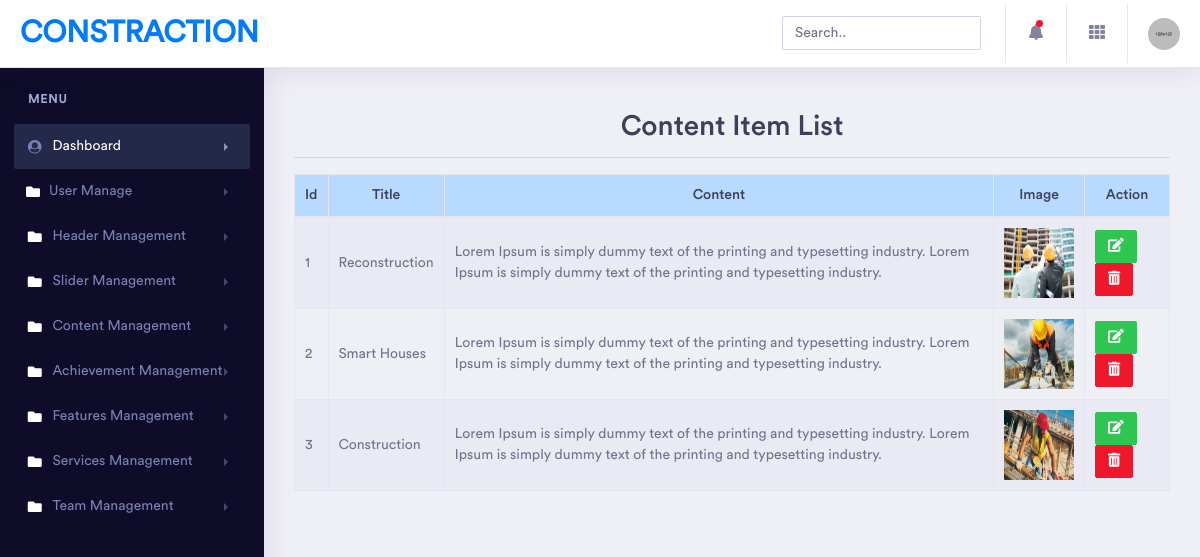
Screenshot of /backEnd/index.php?page=content_view (signed in) with the database file from the repository.
### tables this page shows
CREATE TABLE `content` (
  `id` int(11) NOT NULL,
  `title` varchar(40) DEFAULT NULL,
  `content` varchar(1000) DEFAULT NULL,
  `image` varchar(150) DEFAULT NULL
);

### backEnd/content/content_view.php (the view)
<?php
    $databasehost='localhost';
    $databaseuser='root';
    $databasepassword='';
    $databasename='blog';
    $conn=mysqli_connect($databasehost,$databaseuser,$databasepassword,$databasename);
?>
  <?php
    $sql="SELECT * FROM content";
    $result=mysqli_query($conn,$sql);
  ?>
  <br>
  <h2 class="text-center ">Content Item List</h2><hr>
<table class="table table-striped table-bordered table-hover">
  <thead>
    <tr class="table-primary text-center">
      <th scope="col">Id</th>
      <th scope="col">Title</th>
      <th scope="col">Content</th>
      <th scope="col">Image</th>
      <th scope="col">Action</th>
    </tr>
  </thead>
  <tbody>
      <?php
        foreach ($result as $key => $single_result) {
          ?>
          <tr class="">
          <td class="colspan"><?php echo $key+1?></td>
          <td class="colspan"><?php echo $single_result['title']?></td>
          <td class="colspan"><?php echo $single_result['content']?></td>
          <td class="colspan"><img src="<?php echo $single_result['image']?>" height="70" width="70" alt=""></td>
          <td>
           <button class="btn btn-success btn-sm"><a href="index.php?page=content_update&&id=<?php echo $single_result['id'] ?>" class="text-white"><i class="fas fa-edit"></i></a>
            </button>
            <button class="btn btn-danger btn-sm"><a href="index.php?page=content_delete&&id=<?php echo $single_result['id']?>" class="text-white" onclick="return confirm();"><i class="fas fa-trash-alt"></i></a>
            </button>
          </td>
          </tr>
      <?php
        }
      ?>
  </tbody>
</table>

### rows the page displays
content: title "Reconstruction", content "Lorem Ipsum is simply dummy text of the printing and typesetting industry. Lorem Ipsum is simply dummy text of the printing and typesetting industry.", image (picture)
content: title "Smart Houses", content "Lorem Ipsum is simply dummy text of the printing and typesetting industry. Lorem Ipsum is simply dummy text of the printing and typesetting industry.", image (picture)
content: title "Construction", content "Lorem Ipsum is simply dummy text of the printing and typesetting industry. Lorem Ipsum is simply dummy text of the printing and typesetting industry.", image (picture)
